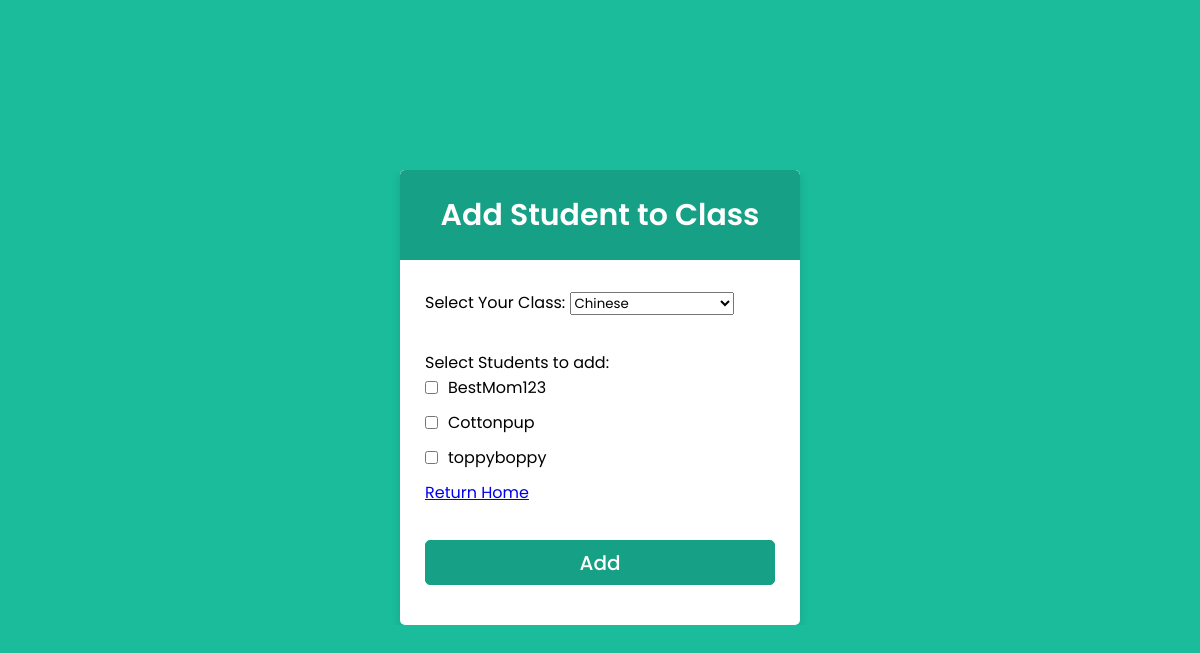
/addStudent/ (signed in), run on the app's committed database.
### users/models.py (models this page shows, shortened)
class Profile(models.Model):
    user = models.OneToOneField(User, null=True, on_delete=models.CASCADE)
    user_type = models.CharField(max_length=30,choices=[('teacher','Teacher'), ('student', 'Student')])
    enrolled_classes = models.ManyToManyField(Class, blank=True)

### homepage/views.py (the view, shortened to what this page needs)
# urls.py: path('addStudent/', homeViews.addStudent, name="addStudent"),
@permission_required('users.can_view_all', login_url='/login/')
@login_required(login_url='/login/')
def addStudent(request):
    teach_Classes = Class.objects.filter(teacher = request.user)
    student = Profile.objects.filter(user_type = 'student')
    return render(request, 'addStudent.html', {'teach_Classes':teach_Classes, 'student':student})

### users/templates/addStudent.html (shortened to what this page needs)
<!DOCTYPE html>
<html lang="en" dir="ltr">
  <head>
     {% load static %}
    <link rel="stylesheet" href={%static 'homepage/post.css'%}>
    <link rel="stylesheet" href="https://cdnjs.cloudflare.com/ajax/libs/font-awesome/5.15.2/css/all.min.css"/>
  </head>
  <body>
    <div class="container">
      <div class="wrapper">
        <div class="title"><span>Add Student to Class</span></div>
        <form action="" method="POST">
          <div class="row">
            <label for="class_select">Select Your Class:</label>
            <select id="classNum" name="classNum">
                {% for class_instance in teach_Classes %}
                    <option value="{{ class_instance.classNum }}">{{ class_instance.name }}</option>
                {% endfor %}
            </select>
          </div>
          <div class="checkbox-group">
            <label for="class_select">Select Students to add:</label>
            <div class="checkbox-group">
              {% for choice in student %}
                <label class="checkbox-label">
                    <input type="checkbox" id="student" name="students" value="{{ choice.user.username }}">{{ choice.user.username }}
                </label>
              {% endfor %}
            </div>
          </div>
          <div class="row"><a href="/home">Return Home</a></div>
          <div class="row button">
            <input type="submit" value="Add">
          </div>
        </form>
      </div>
    </div>
  </body>
</html>

### static/homepage/post.css (style rules this page uses)
* { margin: 0; padding: 0; box-sizing: border-box; font-family: 'Poppins',sans-serif; }
body { background: #1abc9c; overflow: hidden; }
.container { max-width: 440px; padding: 0 20px; margin: 170px auto; overflow: auto; }
.wrapper { width: 100%; background: #fff; border-radius: 5px; box-shadow: 0px 4px 10px 1px rgba(0,0,0,0.1); overflow: auto; }
.wrapper .title { height: 90px; background: #16a085; border-radius: 5px 5px 0 0; color: #fff; font-size: 30px; font-weight: 600; display: flex; align-items: center; justify-content: center; }
.wrapper form { padding: 30px 25px 25px 25px; }
.wrapper form .row { height: 45px; margin-bottom: 15px; position: relative; }
.wrapper form .row input { height: 100%; width: 100%; outline: none; padding-left: 60px; border-radius: 5px; border: 1px solid lightgrey; font-size: 16px; transition: all 0.3s ease; }
form .row input::placeholder { color: #999; }
.wrapper form .button input { color: #fff; font-size: 20px; font-weight: 500; padding-left: 0px; background: #16a085; border: 1px solid #16a085; cursor: pointer; }
.checkbox-group { display: flex; flex-direction: column; }
.checkbox-label { display: flex; align-items: center; margin-bottom: 10px; }
#student { margin-right: 10px; }

### data on the page
Profile: user.username "BestMom123"
Profile: user.username "Cottonpup"
Profile: user.username "toppyboppy"

### other printed values
form field classNum "Chinese"
